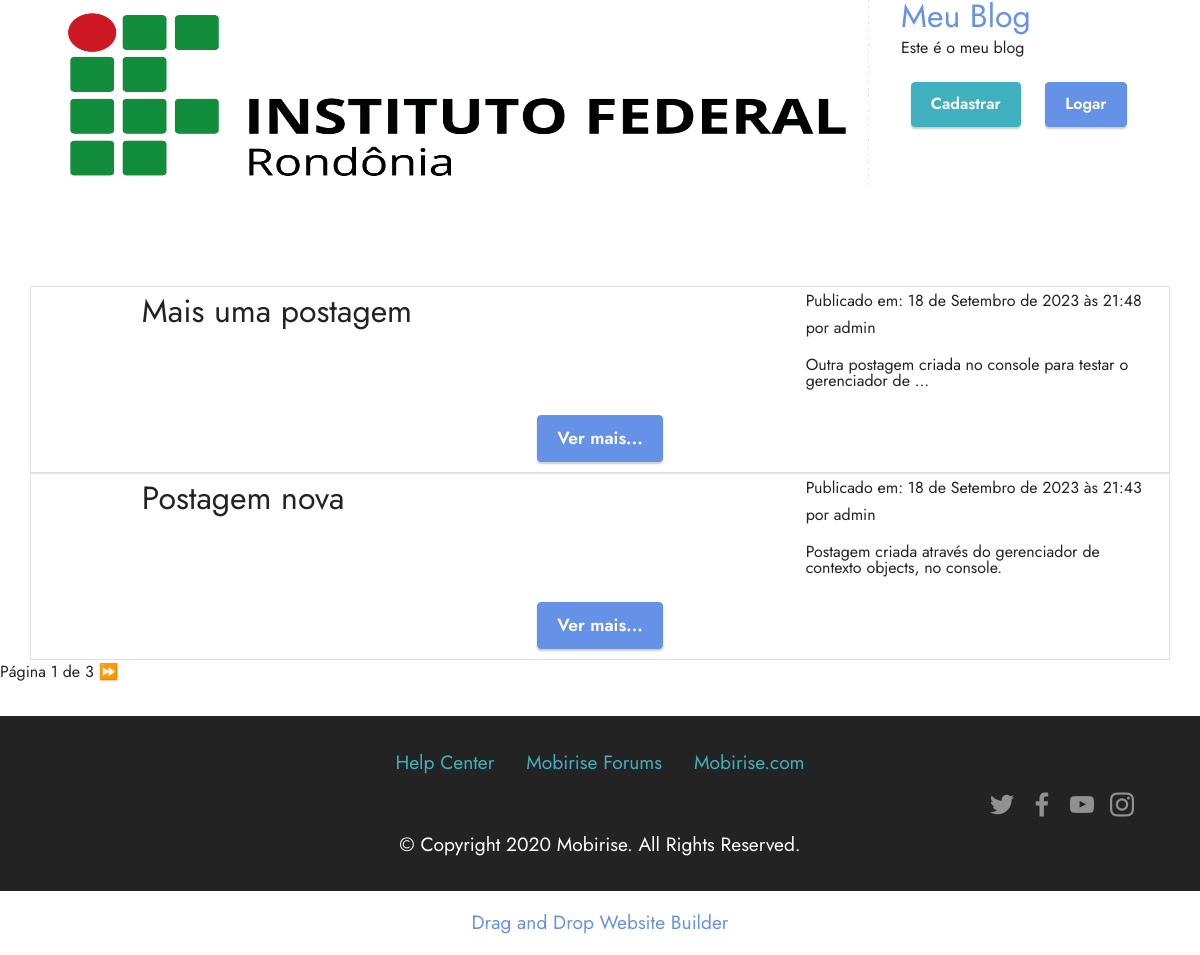
The app's page /listar/ with its own data.
### postagens/models.py (models this page shows, shortened)
class Postagem(models.Model):
    objects = models.Manager()
    publicados = PostsPublicados()
    STATUS_CHOICES = (
        ('rascunho', 'Rascunho'),
        ('publicado', 'Publicado'),
    )
    titulo = models.CharField(max_length=100)
    slug = models.SlugField(max_length=100)
    corpo = models.TextField()
    publicado = models.DateTimeField(default=timezone.now)
    criado = models.DateTimeField(auto_now_add=True)
    status = models.CharField(max_length=9, choices=STATUS_CHOICES, default='rascunho')
    autor = models.ForeignKey(User, on_delete=models.CASCADE, related_name='post_autor')
    class Meta:
        verbose_name = 'Post'
        verbose_name_plural = 'Posts'
        ordering = ['-publicado']

### postagens/views.py (the view)
# urls.py: path('listar/', views.PostsListView.as_view(), name='listarposts'),
class PostsListView(ListView):
    template_name = 'postagens/listar.html'
    queryset = Postagem.objects.all()
    context_object_name = 'posts'
    paginate_by = 2

### postagens/templates/postagens/listar.html (shortened to what this page needs)
{% extends 'base.html' %}
{% load static %}
{% block conteudo%}
{% include 'includes/top.html' %}
<section data-bs-version="5.1" class="content10 cid-tzVgp39K95" id="content10-1">
    <div class="container">
        {% for p in posts %}
        <div class="row justify-content-center border border-ligth">
            <div class="col-8 col-md offset-1">
                <h6 class="mbr-section-subtitle mbr-fonts-style mb-4 display-5">
                    {{ p.titulo }}
                </h6>
            </div>
            <div class="col-md-8 col-lg-4">
                <p class="mbr-text mbr-fonts-style display-9">
                    Publicado em: {{ p.publicado }} por {{ p.autor }}
                </p>
                <p class="mbr-text mbr-fonts-style display-7">
                    {{ p.corpo|truncatewords:10|linebreaks }}
                </p>
            </div>
            <div class="mbr-section-btn align-center">
                    <a class="btn btn-primary display-4" href="{% url 'detalhepost' p.id p.slug %}">Ver mais...</a>
            </div>
        </div>
        {% empty %}
            <h2>Não existe nenhum post para listar!</h2>
        {% endfor %}
    </div>
    {% include 'includes/paginacao.html' with page=page_obj %}
</section>
{% endblock %}

### postagens/templates/base.html (shortened to what this page needs)
{% load static %}
<!DOCTYPE html>
<html  lang="pt-br">
<head>
  <link rel="stylesheet" href="{% static 'assets/bootstrap/css/bootstrap.min.css' %}">
  <link rel="stylesheet" href="{% static 'assets/bootstrap/css/bootstrap-grid.min.css' %}">
  <link rel="stylesheet" href="{% static 'assets/bootstrap/css/bootstrap-reboot.min.css' %}">
  <link rel="stylesheet" href="{% static 'assets/parallax/jarallax.css' %}">
  <link rel="stylesheet" href="{% static 'assets/socicon/css/styles.css' %}">
  <link rel="stylesheet" href="{% static 'assets/theme/css/style.css' %}">
  <link rel="preload" as="style" href="{% static 'assets/mobirise/css/mbr-additional.css' %}"><link rel="stylesheet" href="{% static 'assets/mobirise/css/mbr-additional.css' %}" type="text/css">
</head>
<body>
{% block conteudo %}
{% endblock %}
<section data-bs-version="5.1" class="footer3 cid-tzVhiXjqVu" once="footers" id="footer3-3">
    <div class="container">
        <div class="media-container-row align-center mbr-white">
            <div class="row row-links">
                <ul class="foot-menu">
                <li class="foot-menu-item mbr-fonts-style display-7"><a href="https://mobirise.com/help/" class="text-success">Help Center</a></li><li class="foot-menu-item mbr-fonts-style display-7"><a href="http://forums.mobirise.com/" class="text-success">Mobirise Forums</a></li><li class="foot-menu-item mbr-fonts-style display-7"><a href="https://mobirise.com/" class="text-success">Mobirise.com</a></li></ul>
            </div>
            <div class="row social-row">
                <div class="social-list align-right pb-2">
                <div class="soc-item">
                        <a href="https://twitter.com/mobirise" target="_blank">
                            <span class="socicon-twitter socicon mbr-iconfont mbr-iconfont-social"></span>
                        </a>
                    </div><div class="soc-item">
                        <a href="https://www.facebook.com/pages/Mobirise/1616226671953247" target="_blank">
                            <span class="socicon-facebook socicon mbr-iconfont mbr-iconfont-social"></span>
                        </a>
                    </div><div class="soc-item">
                        <a href="https://www.youtube.com/c/mobirise" target="_blank">
                            <span class="socicon-youtube socicon mbr-iconfont mbr-iconfont-social"></span>
                        </a>
                    </div><div class="soc-item">
                        <a href="https://instagram.com/mobirise" target="_blank">
                            <span class="mbr-iconfont mbr-iconfont-social socicon-instagram socicon"></span>
                        </a>
                    </div></div>
            </div>
            <div class="row row-copirayt">
                <p class="mbr-text mb-0 mbr-fonts-style mbr-white align-center display-7">
                    © Copyright 2020 Mobirise. All Rights Reserved.
                </p>
            </div>
        </div>
    </div>
</section>
<section class="display-7" style="padding: 0;align-items: center;justify-content: center;flex-wrap: wrap;    align-content: center;display: flex;position: relative;height: 4rem;">
      <a href="https://mobiri.se/645118" style="flex: 1 1;height: 4rem;position: absolute;width: 100%;z-index: 1;">
          <img alt="" style="height: 4rem;">
      </a>
      <a style="z-index:1" href="https://mobirise.com/drag-drop-website-builder.html">Drag and Drop Website Builder</a>
  </section>
</body>
</html>

### postagens/templates/includes/top.html
{% load static %}
<div class="container">
    <div class="row">
        <div class="col-9">
            <img src="{% static 'assets/images/logo-IFRO.png' %}" alt="logotipo"
                 height="80%">
        </div>
        <div class="col-3">
                <h2><a href="{% url 'home' %}">Meu Blog</a></h2>
                <p>Este é o meu blog</p>
                <p><a href="" class="btn btn-success">
                    Cadastrar
                    </a>
                    <a href="" class="btn btn-primary">
                    Logar
                    </a>
                </p>
        </div>
    </div>
</div>

### postagens/templates/includes/paginacao.html (shortened to what this page needs)
<div class="paginacao">
    <span>
     <span>Página {{ page.number }} de {{ page.paginator.num_pages }}</span>
     {% if page.has_next %}
        <a href="?page={{ page.next_page_number }}">⏩</a>
     {% endif %}
    </span>
</div>

### postagens/static/assets/theme/css/style.css (style rules this page uses)
section { background-color: #ffffff; }
body { font-style: normal; line-height: 1.5; font-weight: 400; color: #232323; position: relative; }
section, .container, .container-fluid { position: relative; word-wrap: break-word; }
a { font-style: normal; font-weight: 400; cursor: pointer; }
a, a:hover { text-decoration: none; }
.mbr-section-subtitle { line-height: 1.3; }
.mbr-text { font-style: normal; line-height: 1.7; }
h1, h2, h3, h4, h5, h6, .display-1, .display-2, .display-4, .display-5, .display-7, span, p, a { line-height: 1; word-break: break-word; word-wrap: break-word; font-weight: 400; }
section { background-position: 50% 50%; background-repeat: no-repeat; background-size: cover; }
.mbr-white { color: #ffffff; }
.align-center { text-align: center; }
.align-right { text-align: right; }
.media-container-row { display: flex; flex-direction: row; flex-wrap: wrap; justify-content: center; align-content: center; align-items: start; }
@media (min-width: 992px) { .media-container-row { flex-wrap: nowrap; } }
img, iframe { display: block; width: 100%; }
.mbr-section-btn { margin-left: -0.6rem; margin-right: -0.6rem; font-size: 0; }
.btn { font-weight: 600; border-width: 1px; font-style: normal; margin: 0.6rem 0.6rem; white-space: normal; transition: all 0.2s ease-in-out; display: inline-flex; align-items: center; justify-content: center; word-break: break-word; }
.row { display: -webkit-flex; -webkit-flex-wrap: wrap; }
.justify-content-center { -webkit-justify-content: center; }
html, body { height: auto; min-height: 100vh; }
ul, ol, pre, blockquote { margin-bottom: 2.3125rem; }
.mb-4 { margin-bottom: 2rem !important; }
@media (min-width: 992px) { .container { padding-left: 16px; padding-right: 16px; } }
@media (min-width: 992px) { .row { margin-left: -16px; margin-right: -16px; } }
@media (min-width: 992px) { .row > [class*=col] { padding-left: 16px; padding-right: 16px; } }

### postagens/static/assets/mobirise/css/mbr-additional.css (style rules this page uses)
body { font-family: Jost; }
.display-4 { font-family: 'Jost', sans-serif; font-size: 1.1rem; line-height: 1.5; }
.display-5 { font-family: 'Jost', sans-serif; font-size: 2rem; line-height: 1.5; }
.display-7 { font-family: 'Jost', sans-serif; font-size: 1.2rem; line-height: 1.5; }
.btn { padding: 0.6rem 1.2rem; border-radius: 4px; }
.btn-primary, .btn-primary:active { background-color: #6592e6 !important; border-color: #6592e6 !important; color: #ffffff !important; box-shadow: 0 2px 2px 0 rgba(0, 0, 0, 0.2); }
.btn-success, .btn-success:active { background-color: #40b0bf !important; border-color: #40b0bf !important; color: #ffffff !important; box-shadow: 0 2px 2px 0 rgba(0, 0, 0, 0.2); }
.text-success { color: #40b0bf !important; }
a[class*="text-"]:not(.nav-link):not(.dropdown-item):not([role]):not(.navbar-caption) { position: relative; background-image: transparent; background-size: 10000px 2px; background-repeat: no-repeat; background-position: 0px 1.2em; background-position: -10000px 1.2em; }
a, a:hover { color: #6592e6; }
body { overflow-x: hidden; }
a { transition: color 0.6s; }
.cid-tzVgp39K95 { padding-top: 3rem; padding-bottom: 2rem; background-color: #ffffff; }
.cid-tzVhiXjqVu { padding-top: 2rem; padding-bottom: 2rem; background-color: #232323; }
.cid-tzVhiXjqVu .row-links { width: 100%; justify-content: center; }
.cid-tzVhiXjqVu .social-row { width: 100%; justify-content: center; }
.cid-tzVhiXjqVu .media-container-row { flex-direction: column; justify-content: center; align-items: center; }
.cid-tzVhiXjqVu .media-container-row .foot-menu { list-style: none; display: flex; justify-content: center; flex-wrap: wrap; padding: 0; margin-bottom: 0; }
.cid-tzVhiXjqVu .media-container-row .foot-menu li { padding: 0 1rem 1rem 1rem; }
.cid-tzVhiXjqVu .media-container-row .social-list { padding-left: 0; margin-bottom: 0; list-style: none; display: flex; flex-wrap: wrap; justify-content: flex-end; }
.cid-tzVhiXjqVu .media-container-row .social-list .mbr-iconfont-social { font-size: 1.5rem; color: #ffffff; }
.cid-tzVhiXjqVu .media-container-row .social-list .soc-item { margin: 0 .5rem; }
.cid-tzVhiXjqVu .media-container-row .social-list a { margin: 0; opacity: .5; transition: .2s linear; }
.cid-tzVhiXjqVu .media-container-row .row-copirayt { word-break: break-word; width: 100%; }
.cid-tzVhiXjqVu .media-container-row .row-copirayt p { width: 100%; }

### records on screen
Postagem: titulo "Mais uma postagem", publicado "18 de Setembro de 2023 às 21:48", autor "admin", corpo "Outra postagem criada no console para testar o gerenciador de …"
Postagem: titulo "Postagem nova", publicado "18 de Setembro de 2023 às 21:43", autor "admin", corpo "Postagem criada através do gerenciador de contexto objects, no console."

### other values on screen
{{ page.number }} "1"
{{ page.paginator.num_pages }} "3"
